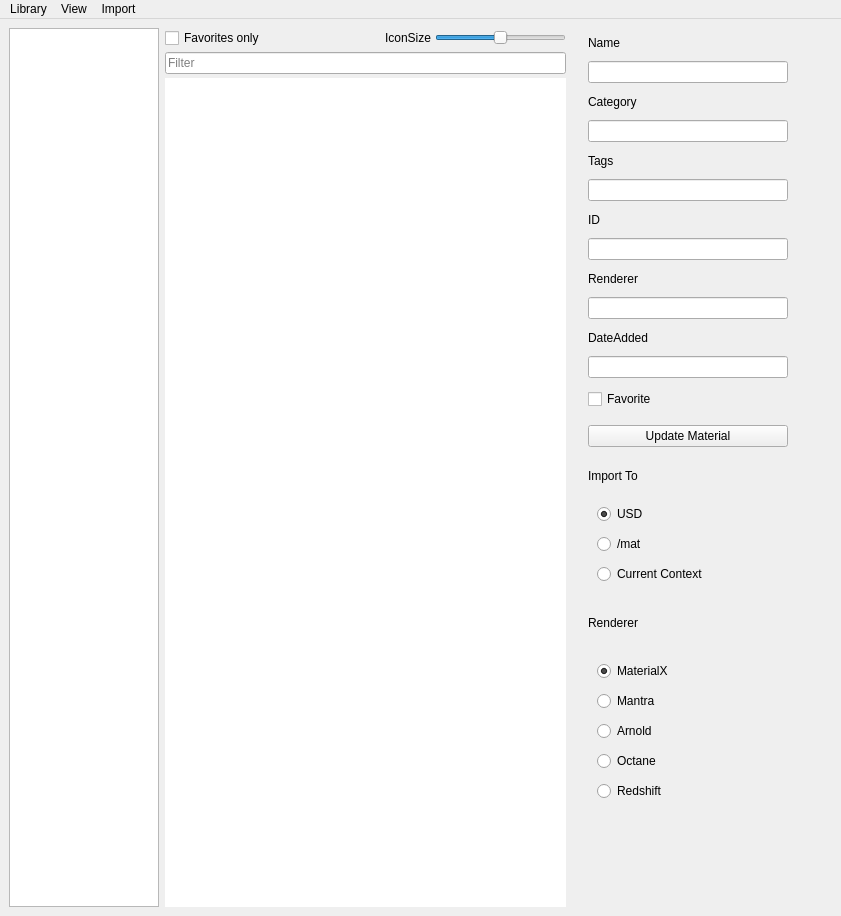
<?xml version="1.0" encoding="UTF-8"?>
<ui version="4.0">
 <class>MainWindow</class>
 <widget class="QMainWindow" name="MainWindow">
  <property name="geometry">
   <rect>
    <x>0</x>
    <y>0</y>
    <width>841</width>
    <height>916</height>
   </rect>
  </property>
  <property name="sizePolicy">
   <sizepolicy hsizetype="Preferred" vsizetype="Preferred">
    <horstretch>0</horstretch>
    <verstretch>0</verstretch>
   </sizepolicy>
  </property>
  <property name="minimumSize">
   <size>
    <width>600</width>
    <height>400</height>
   </size>
  </property>
  <property name="windowTitle">
   <string>MainWindow</string>
  </property>
  <widget class="QWidget" name="centralwidget">
   <property name="sizePolicy">
    <sizepolicy hsizetype="Expanding" vsizetype="Expanding">
     <horstretch>0</horstretch>
     <verstretch>0</verstretch>
    </sizepolicy>
   </property>
   <layout class="QVBoxLayout" name="verticalLayout">
    <item>
     <layout class="QHBoxLayout" name="hlayout_center">
      <property name="sizeConstraint">
       <enum>QLayout::SetDefaultConstraint</enum>
      </property>
      <item>
       <layout class="QVBoxLayout" name="cat_layout">
        <property name="sizeConstraint">
         <enum>QLayout::SetMinimumSize</enum>
        </property>
        <item>
         <widget class="QListWidget" name="listw_catview">
          <property name="sizePolicy">
           <sizepolicy hsizetype="Minimum" vsizetype="MinimumExpanding">
            <horstretch>0</horstretch>
            <verstretch>0</verstretch>
           </sizepolicy>
          </property>
          <property name="minimumSize">
           <size>
            <width>20</width>
            <height>0</height>
           </size>
          </property>
          <property name="maximumSize">
           <size>
            <width>150</width>
            <height>16777215</height>
           </size>
          </property>
          <property name="contextMenuPolicy">
           <enum>Qt::CustomContextMenu</enum>
          </property>
          <property name="editTriggers">
           <set>QAbstractItemView::NoEditTriggers</set>
          </property>
          <property name="showDropIndicator" stdset="0">
           <bool>false</bool>
          </property>
         </widget>
        </item>
       </layout>
      </item>
      <item>
       <layout class="QVBoxLayout" name="vlayout_right">
        <property name="spacing">
         <number>4</number>
        </property>
        <property name="sizeConstraint">
         <enum>QLayout::SetDefaultConstraint</enum>
        </property>
        <property name="rightMargin">
         <number>0</number>
        </property>
        <item>
         <layout class="QHBoxLayout" name="horizontalLayout_2">
          <item>
           <widget class="QCheckBox" name="cb_FavsOnly">
            <property name="text">
             <string>Favorites only</string>
            </property>
           </widget>
          </item>
          <item>
           <widget class="QLabel" name="lbl_iconSize">
            <property name="layoutDirection">
             <enum>Qt::LeftToRight</enum>
            </property>
            <property name="text">
             <string>IconSize</string>
            </property>
            <property name="alignment">
             <set>Qt::AlignRight|Qt::AlignTrailing|Qt::AlignVCenter</set>
            </property>
           </widget>
          </item>
          <item>
           <widget class="QSlider" name="slide_iconSize">
            <property name="sizePolicy">
             <sizepolicy hsizetype="Minimum" vsizetype="Fixed">
              <horstretch>0</horstretch>
              <verstretch>0</verstretch>
             </sizepolicy>
            </property>
            <property name="maximumSize">
             <size>
              <width>250</width>
              <height>16777215</height>
             </size>
            </property>
            <property name="minimum">
             <number>0</number>
            </property>
            <property name="maximum">
             <number>512</number>
            </property>
            <property name="value">
             <number>256</number>
            </property>
            <property name="orientation">
             <enum>Qt::Horizontal</enum>
            </property>
           </widget>
          </item>
         </layout>
        </item>
        <item>
         <widget class="QLineEdit" name="line_filter">
          <property name="placeholderText">
           <string>Filter</string>
          </property>
         </widget>
        </item>
        <item>
         <widget class="QListWidget" name="listw_matview">
          <property name="sizePolicy">
           <sizepolicy hsizetype="MinimumExpanding" vsizetype="MinimumExpanding">
            <horstretch>0</horstretch>
            <verstretch>0</verstretch>
           </sizepolicy>
          </property>
          <property name="contextMenuPolicy">
           <enum>Qt::CustomContextMenu</enum>
          </property>
          <property name="frameShape">
           <enum>QFrame::NoFrame</enum>
          </property>
          <property name="frameShadow">
           <enum>QFrame::Plain</enum>
          </property>
          <property name="autoScrollMargin">
           <number>16</number>
          </property>
          <property name="editTriggers">
           <set>QAbstractItemView::CurrentChanged|QAbstractItemView::DoubleClicked|QAbstractItemView::SelectedClicked</set>
          </property>
          <property name="showDropIndicator" stdset="0">
           <bool>false</bool>
          </property>
          <property name="dragEnabled">
           <bool>false</bool>
          </property>
          <property name="dragDropMode">
           <enum>QAbstractItemView::DragDrop</enum>
          </property>
          <property name="defaultDropAction">
           <enum>Qt::IgnoreAction</enum>
          </property>
          <property name="selectionMode">
           <enum>QAbstractItemView::ContiguousSelection</enum>
          </property>
          <property name="flow">
           <enum>QListView::LeftToRight</enum>
          </property>
          <property name="isWrapping" stdset="0">
           <bool>true</bool>
          </property>
          <property name="resizeMode">
           <enum>QListView::Adjust</enum>
          </property>
          <property name="layoutMode">
           <enum>QListView::SinglePass</enum>
          </property>
          <property name="spacing">
           <number>0</number>
          </property>
          <property name="gridSize">
           <size>
            <width>50</width>
            <height>50</height>
           </size>
          </property>
          <property name="viewMode">
           <enum>QListView::IconMode</enum>
          </property>
          <property name="uniformItemSizes">
           <bool>true</bool>
          </property>
         </widget>
        </item>
       </layout>
      </item>
      <item>
       <widget class="QWidget" name="details_widget" native="true">
        <property name="sizePolicy">
         <sizepolicy hsizetype="Minimum" vsizetype="Minimum">
          <horstretch>0</horstretch>
          <verstretch>0</verstretch>
         </sizepolicy>
        </property>
        <property name="minimumSize">
         <size>
          <width>260</width>
          <height>0</height>
         </size>
        </property>
        <property name="maximumSize">
         <size>
          <width>260</width>
          <height>5000</height>
         </size>
        </property>
        <property name="contextMenuPolicy">
         <enum>Qt::NoContextMenu</enum>
        </property>
        <layout class="QVBoxLayout" name="hlayout_details">
         <property name="leftMargin">
          <number>5</number>
         </property>
         <property name="topMargin">
          <number>1</number>
         </property>
         <property name="rightMargin">
          <number>0</number>
         </property>
         <property name="bottomMargin">
          <number>1</number>
         </property>
         <item>
          <widget class="QScrollArea" name="scrollArea">
           <property name="enabled">
            <bool>true</bool>
           </property>
           <property name="sizePolicy">
            <sizepolicy hsizetype="MinimumExpanding" vsizetype="MinimumExpanding">
             <horstretch>0</horstretch>
             <verstretch>0</verstretch>
            </sizepolicy>
           </property>
           <property name="minimumSize">
            <size>
             <width>260</width>
             <height>250</height>
            </size>
           </property>
           <property name="maximumSize">
            <size>
             <width>260</width>
             <height>1400</height>
            </size>
           </property>
           <property name="focusPolicy">
            <enum>Qt::NoFocus</enum>
           </property>
           <property name="contextMenuPolicy">
            <enum>Qt::DefaultContextMenu</enum>
           </property>
           <property name="frameShape">
            <enum>QFrame::Panel</enum>
           </property>
           <property name="frameShadow">
            <enum>QFrame::Raised</enum>
           </property>
           <property name="lineWidth">
            <number>0</number>
           </property>
           <property name="verticalScrollBarPolicy">
            <enum>Qt::ScrollBarAsNeeded</enum>
           </property>
           <property name="sizeAdjustPolicy">
            <enum>QAbstractScrollArea::AdjustToContents</enum>
           </property>
           <property name="widgetResizable">
            <bool>true</bool>
           </property>
           <property name="alignment">
            <set>Qt::AlignLeading|Qt::AlignLeft|Qt::AlignTop</set>
           </property>
           <widget class="QWidget" name="scrollAreaWidgetContents">
            <property name="geometry">
             <rect>
              <x>0</x>
              <y>0</y>
              <width>220</width>
              <height>831</height>
             </rect>
            </property>
            <property name="sizePolicy">
             <sizepolicy hsizetype="Minimum" vsizetype="Expanding">
              <horstretch>0</horstretch>
              <verstretch>0</verstretch>
             </sizepolicy>
            </property>
            <property name="minimumSize">
             <size>
              <width>200</width>
              <height>800</height>
             </size>
            </property>
            <property name="maximumSize">
             <size>
              <width>220</width>
              <height>1400</height>
             </size>
            </property>
            <property name="autoFillBackground">
             <bool>true</bool>
            </property>
            <widget class="QWidget" name="scrollWidget" native="true">
             <property name="geometry">
              <rect>
               <x>10</x>
               <y>0</y>
               <width>220</width>
               <height>800</height>
              </rect>
             </property>
             <property name="sizePolicy">
              <sizepolicy hsizetype="Minimum" vsizetype="Preferred">
               <horstretch>0</horstretch>
               <verstretch>0</verstretch>
              </sizepolicy>
             </property>
             <property name="minimumSize">
              <size>
               <width>220</width>
               <height>800</height>
              </size>
             </property>
             <property name="maximumSize">
              <size>
               <width>220</width>
               <height>1400</height>
              </size>
             </property>
             <layout class="QVBoxLayout" name="verticalLayout_5">
              <property name="sizeConstraint">
               <enum>QLayout::SetMaximumSize</enum>
              </property>
              <property name="leftMargin">
               <number>1</number>
              </property>
              <property name="topMargin">
               <number>1</number>
              </property>
              <property name="rightMargin">
               <number>1</number>
              </property>
              <property name="bottomMargin">
               <number>1</number>
              </property>
              <item>
               <widget class="QLabel" name="label_name">
                <property name="maximumSize">
                 <size>
                  <width>16777215</width>
                  <height>15</height>
                 </size>
                </property>
                <property name="text">
                 <string>Name</string>
                </property>
               </widget>
              </item>
              <item>
               <widget class="QLineEdit" name="line_name">
                <property name="minimumSize">
                 <size>
                  <width>0</width>
                  <height>0</height>
                 </size>
                </property>
                <property name="maximumSize">
                 <size>
                  <width>200</width>
                  <height>16777215</height>
                 </size>
                </property>
               </widget>
              </item>
              <item>
               <widget class="QLabel" name="label_cat">
                <property name="maximumSize">
                 <size>
                  <width>16777215</width>
                  <height>15</height>
                 </size>
                </property>
                <property name="text">
                 <string>Category</string>
                </property>
               </widget>
              </item>
              <item>
               <widget class="QLineEdit" name="line_cat">
                <property name="minimumSize">
                 <size>
                  <width>0</width>
                  <height>0</height>
                 </size>
                </property>
                <property name="maximumSize">
                 <size>
                  <width>200</width>
                  <height>16777215</height>
                 </size>
                </property>
               </widget>
              </item>
              <item>
               <widget class="QLabel" name="label_tags">
                <property name="maximumSize">
                 <size>
                  <width>16777215</width>
                  <height>15</height>
                 </size>
                </property>
                <property name="text">
                 <string>Tags</string>
                </property>
               </widget>
              </item>
              <item>
               <widget class="QLineEdit" name="line_tags">
                <property name="maximumSize">
                 <size>
                  <width>200</width>
                  <height>16777215</height>
                 </size>
                </property>
               </widget>
              </item>
              <item>
               <widget class="QLabel" name="label_id">
                <property name="maximumSize">
                 <size>
                  <width>16777215</width>
                  <height>15</height>
                 </size>
                </property>
                <property name="text">
                 <string>ID</string>
                </property>
               </widget>
              </item>
              <item>
               <widget class="QLineEdit" name="line_id">
                <property name="maximumSize">
                 <size>
                  <width>200</width>
                  <height>16777215</height>
                 </size>
                </property>
                <property name="frame">
                 <bool>true</bool>
                </property>
               </widget>
              </item>
              <item>
               <widget class="QLabel" name="label_render">
                <property name="maximumSize">
                 <size>
                  <width>16777215</width>
                  <height>15</height>
                 </size>
                </property>
                <property name="text">
                 <string>Renderer</string>
                </property>
               </widget>
              </item>
              <item>
               <widget class="QLineEdit" name="line_render">
                <property name="maximumSize">
                 <size>
                  <width>200</width>
                  <height>16777215</height>
                 </size>
                </property>
               </widget>
              </item>
              <item>
               <widget class="QLabel" name="label_date">
                <property name="maximumSize">
                 <size>
                  <width>16777215</width>
                  <height>15</height>
                 </size>
                </property>
                <property name="text">
                 <string>DateAdded</string>
                </property>
               </widget>
              </item>
              <item>
               <widget class="QLineEdit" name="line_date">
                <property name="maximumSize">
                 <size>
                  <width>200</width>
                  <height>16777215</height>
                 </size>
                </property>
               </widget>
              </item>
              <item>
               <widget class="QCheckBox" name="cb_fav">
                <property name="text">
                 <string>Favorite</string>
                </property>
               </widget>
              </item>
              <item>
               <spacer name="verticalSpacer_3">
                <property name="orientation">
                 <enum>Qt::Vertical</enum>
                </property>
                <property name="sizeType">
                 <enum>QSizePolicy::Fixed</enum>
                </property>
                <property name="sizeHint" stdset="0">
                 <size>
                  <width>20</width>
                  <height>5</height>
                 </size>
                </property>
               </spacer>
              </item>
              <item>
               <widget class="QPushButton" name="btn_update">
                <property name="maximumSize">
                 <size>
                  <width>200</width>
                  <height>16777215</height>
                 </size>
                </property>
                <property name="text">
                 <string>Update Material</string>
                </property>
               </widget>
              </item>
              <item>
               <spacer name="verticalSpacer_2">
                <property name="orientation">
                 <enum>Qt::Vertical</enum>
                </property>
                <property name="sizeType">
                 <enum>QSizePolicy::Fixed</enum>
                </property>
                <property name="sizeHint" stdset="0">
                 <size>
                  <width>20</width>
                  <height>10</height>
                 </size>
                </property>
               </spacer>
              </item>
              <item>
               <widget class="QLabel" name="label">
                <property name="maximumSize">
                 <size>
                  <width>16777215</width>
                  <height>15</height>
                 </size>
                </property>
                <property name="text">
                 <string>Import To</string>
                </property>
               </widget>
              </item>
              <item>
               <widget class="QWidget" name="importWidget" native="true">
                <property name="sizePolicy">
                 <sizepolicy hsizetype="MinimumExpanding" vsizetype="MinimumExpanding">
                  <horstretch>0</horstretch>
                  <verstretch>0</verstretch>
                 </sizepolicy>
                </property>
                <property name="minimumSize">
                 <size>
                  <width>0</width>
                  <height>100</height>
                 </size>
                </property>
                <property name="maximumSize">
                 <size>
                  <width>16777215</width>
                  <height>100</height>
                 </size>
                </property>
                <layout class="QVBoxLayout" name="verticalLayout_2">
                 <property name="spacing">
                  <number>10</number>
                 </property>
                 <property name="sizeConstraint">
                  <enum>QLayout::SetMinimumSize</enum>
                 </property>
                 <item>
                  <layout class="QVBoxLayout" name="verticalLayout_6">
                   <property name="spacing">
                    <number>10</number>
                   </property>
                   <item>
                    <widget class="QRadioButton" name="radio_USD">
                     <property name="text">
                      <string>USD</string>
                     </property>
                     <property name="checked">
                      <bool>true</bool>
                     </property>
                    </widget>
                   </item>
                   <item>
                    <widget class="QRadioButton" name="radio_default">
                     <property name="text">
                      <string>/mat</string>
                     </property>
                     <property name="checked">
                      <bool>false</bool>
                     </property>
                    </widget>
                   </item>
                   <item>
                    <widget class="QRadioButton" name="radio_current">
                     <property name="text">
                      <string>Current Context</string>
                     </property>
                    </widget>
                   </item>
                  </layout>
                 </item>
                </layout>
               </widget>
              </item>
              <item>
               <spacer name="verticalSpacer">
                <property name="orientation">
                 <enum>Qt::Vertical</enum>
                </property>
                <property name="sizeType">
                 <enum>QSizePolicy::Fixed</enum>
                </property>
                <property name="sizeHint" stdset="0">
                 <size>
                  <width>20</width>
                  <height>10</height>
                 </size>
                </property>
               </spacer>
              </item>
              <item>
               <widget class="QLabel" name="label_2">
                <property name="maximumSize">
                 <size>
                  <width>16777215</width>
                  <height>15</height>
                 </size>
                </property>
                <property name="text">
                 <string>Renderer</string>
                </property>
               </widget>
              </item>
              <item>
               <widget class="QWidget" name="renderWidget" native="true">
                <property name="sizePolicy">
                 <sizepolicy hsizetype="MinimumExpanding" vsizetype="MinimumExpanding">
                  <horstretch>0</horstretch>
                  <verstretch>0</verstretch>
                 </sizepolicy>
                </property>
                <property name="minimumSize">
                 <size>
                  <width>0</width>
                  <height>180</height>
                 </size>
                </property>
                <property name="maximumSize">
                 <size>
                  <width>16777215</width>
                  <height>180</height>
                 </size>
                </property>
                <layout class="QVBoxLayout" name="verticalLayout_3">
                 <item>
                  <layout class="QVBoxLayout" name="verticalLayout_4">
                   <property name="spacing">
                    <number>10</number>
                   </property>
                   <item>
                    <widget class="QRadioButton" name="cb_MatX">
                     <property name="text">
                      <string>MaterialX</string>
                     </property>
                     <property name="checked">
                      <bool>true</bool>
                     </property>
                    </widget>
                   </item>
                   <item>
                    <widget class="QRadioButton" name="cb_Mantra">
                     <property name="text">
                      <string>Mantra</string>
                     </property>
                     <property name="checked">
                      <bool>false</bool>
                     </property>
                    </widget>
                   </item>
                   <item>
                    <widget class="QRadioButton" name="cb_Arnold">
                     <property name="text">
                      <string>Arnold</string>
                     </property>
                     <property name="checked">
                      <bool>false</bool>
                     </property>
                    </widget>
                   </item>
                   <item>
                    <widget class="QRadioButton" name="cb_Octane">
                     <property name="text">
                      <string>Octane</string>
                     </property>
                     <property name="checked">
                      <bool>false</bool>
                     </property>
                    </widget>
                   </item>
                   <item>
                    <widget class="QRadioButton" name="cb_Redshift">
                     <property name="text">
                      <string>Redshift</string>
                     </property>
                     <property name="checked">
                      <bool>false</bool>
                     </property>
                    </widget>
                   </item>
                  </layout>
                 </item>
                </layout>
               </widget>
              </item>
             </layout>
            </widget>
           </widget>
          </widget>
         </item>
         <item>
          <spacer name="verticalSpacer_4">
           <property name="orientation">
            <enum>Qt::Vertical</enum>
           </property>
           <property name="sizeType">
            <enum>QSizePolicy::Preferred</enum>
           </property>
           <property name="sizeHint" stdset="0">
            <size>
             <width>20</width>
             <height>10</height>
            </size>
           </property>
          </spacer>
         </item>
        </layout>
       </widget>
      </item>
     </layout>
    </item>
   </layout>
  </widget>
  <widget class="QMenuBar" name="menubar">
   <property name="geometry">
    <rect>
     <x>0</x>
     <y>0</y>
     <width>841</width>
     <height>37</height>
    </rect>
   </property>
   <property name="font">
    <font>
     <family>Segoe UI</family>
     <pointsize>9</pointsize>
     <weight>50</weight>
     <bold>false</bold>
    </font>
   </property>
   <property name="nativeMenuBar">
    <bool>false</bool>
   </property>
   <widget class="QMenu" name="menu_file">
    <property name="font">
     <font>
      <pointsize>9</pointsize>
     </font>
    </property>
    <property name="title">
     <string>Library</string>
    </property>
    <addaction name="action_open"/>
    <addaction name="separator"/>
    <addaction name="action_prefs"/>
    <addaction name="action_cleanup_db"/>
    <addaction name="separator"/>
    <addaction name="action_open_folder"/>
    <addaction name="separator"/>
    <addaction name="action_about"/>
   </widget>
   <widget class="QMenu" name="menuView">
    <property name="title">
     <string>View</string>
    </property>
    <addaction name="action_show_cat"/>
    <addaction name="action_show_details"/>
    <addaction name="separator"/>
    <addaction name="action_force_update"/>
   </widget>
   <widget class="QMenu" name="menuImport">
    <property name="title">
     <string>Import</string>
    </property>
    <addaction name="action_import_folder"/>
    <addaction name="action_import_files"/>
   </widget>
   <addaction name="menu_file"/>
   <addaction name="menuView"/>
   <addaction name="menuImport"/>
  </widget>
  <action name="action_updateAll">
   <property name="text">
    <string>Update All Materials</string>
   </property>
  </action>
  <action name="action_prefs">
   <property name="text">
    <string>Preferences</string>
   </property>
  </action>
  <action name="action_deleteMaterial">
   <property name="text">
    <string>_deleteMaterial</string>
   </property>
  </action>
  <action name="action_about">
   <property name="text">
    <string>About</string>
   </property>
  </action>
  <action name="action_cleanup_db">
   <property name="text">
    <string>Cleanup Library</string>
   </property>
  </action>
  <action name="action_check_integrity">
   <property name="text">
    <string>Check Integrity</string>
   </property>
  </action>
  <action name="action_open_folder">
   <property name="text">
    <string>Open Library Directory</string>
   </property>
  </action>
  <action name="action_show_cat">
   <property name="checkable">
    <bool>true</bool>
   </property>
   <property name="checked">
    <bool>true</bool>
   </property>
   <property name="text">
    <string>Show Category View</string>
   </property>
  </action>
  <action name="action_show_details">
   <property name="checkable">
    <bool>true</bool>
   </property>
   <property name="checked">
    <bool>true</bool>
   </property>
   <property name="text">
    <string>Show Detail View</string>
   </property>
  </action>
  <action name="action_import_folder">
   <property name="text">
    <string>Import from Folder</string>
   </property>
  </action>
  <action name="action_force_update">
   <property name="text">
    <string>Force Update Views</string>
   </property>
  </action>
  <action name="action_import_files">
   <property name="text">
    <string>Import from Files</string>
   </property>
  </action>
  <action name="actionImport_From_Files_Mantra">
   <property name="text">
    <string>Import From Files (Mantra)</string>
   </property>
  </action>
  <action name="action_open">
   <property name="text">
    <string>Open Library</string>
   </property>
  </action>
 </widget>
 <resources/>
 <connections/>
</ui>
